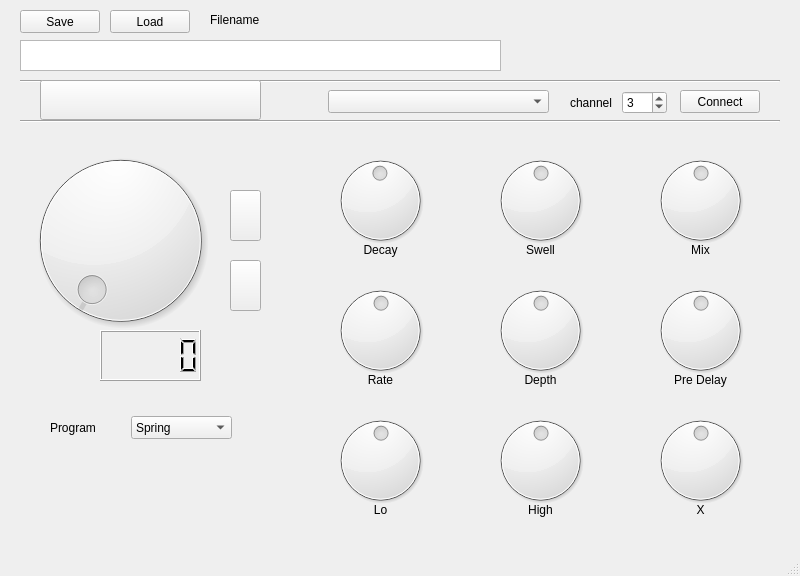
<?xml version="1.0" encoding="UTF-8"?>
<ui version="4.0">
 <class>MainWindow</class>
 <widget class="QMainWindow" name="MainWindow">
  <property name="geometry">
   <rect>
    <x>0</x>
    <y>0</y>
    <width>800</width>
    <height>576</height>
   </rect>
  </property>
  <property name="windowTitle">
   <string>Mako R1 - MidiControl</string>
  </property>
  <property name="toolButtonStyle">
   <enum>Qt::ToolButtonTextUnderIcon</enum>
  </property>
  <widget class="QWidget" name="centralwidget">
   <widget class="QPushButton" name="openMidiPortButton">
    <property name="geometry">
     <rect>
      <x>680</x>
      <y>90</y>
      <width>80</width>
      <height>23</height>
     </rect>
    </property>
    <property name="text">
     <string>Connect</string>
    </property>
   </widget>
   <widget class="QWidget" name="layoutWidget">
    <property name="geometry">
     <rect>
      <x>570</x>
      <y>90</y>
      <width>97</width>
      <height>25</height>
     </rect>
    </property>
    <layout class="QHBoxLayout" name="horizontalLayout">
     <item>
      <widget class="QLabel" name="label">
       <property name="text">
        <string>channel</string>
       </property>
      </widget>
     </item>
     <item>
      <widget class="QSpinBox" name="midiChannelSpinBox">
       <property name="maximum">
        <number>15</number>
       </property>
       <property name="value">
        <number>3</number>
       </property>
      </widget>
     </item>
    </layout>
   </widget>
   <widget class="QPlainTextEdit" name="descriptionText">
    <property name="geometry">
     <rect>
      <x>20</x>
      <y>40</y>
      <width>481</width>
      <height>31</height>
     </rect>
    </property>
   </widget>
   <widget class="Line" name="line">
    <property name="geometry">
     <rect>
      <x>20</x>
      <y>80</y>
      <width>760</width>
      <height>3</height>
     </rect>
    </property>
    <property name="orientation">
     <enum>Qt::Horizontal</enum>
    </property>
   </widget>
   <widget class="QPushButton" name="saveButton">
    <property name="geometry">
     <rect>
      <x>20</x>
      <y>10</y>
      <width>80</width>
      <height>23</height>
     </rect>
    </property>
    <property name="text">
     <string>Save</string>
    </property>
   </widget>
   <widget class="QPushButton" name="loadButton">
    <property name="geometry">
     <rect>
      <x>110</x>
      <y>10</y>
      <width>80</width>
      <height>23</height>
     </rect>
    </property>
    <property name="text">
     <string>Load</string>
    </property>
   </widget>
   <widget class="QLabel" name="fileNameLabel">
    <property name="geometry">
     <rect>
      <x>210</x>
      <y>12</y>
      <width>561</width>
      <height>16</height>
     </rect>
    </property>
    <property name="text">
     <string>Filename</string>
    </property>
   </widget>
   <widget class="Line" name="line_2">
    <property name="geometry">
     <rect>
      <x>20</x>
      <y>120</y>
      <width>760</width>
      <height>3</height>
     </rect>
    </property>
    <property name="orientation">
     <enum>Qt::Horizontal</enum>
    </property>
   </widget>
   <widget class="QComboBox" name="ProgramcomboBox">
    <property name="geometry">
     <rect>
      <x>131</x>
      <y>416</y>
      <width>101</width>
      <height>23</height>
     </rect>
    </property>
    <item>
     <property name="text">
      <string>Spring</string>
     </property>
    </item>
    <item>
     <property name="text">
      <string>Hall</string>
     </property>
    </item>
    <item>
     <property name="text">
      <string>Plate</string>
     </property>
    </item>
    <item>
     <property name="text">
      <string>BFR</string>
     </property>
    </item>
    <item>
     <property name="text">
      <string>RFRCT</string>
     </property>
    </item>
    <item>
     <property name="text">
      <string>Air</string>
     </property>
    </item>
   </widget>
   <widget class="QLabel" name="label_2">
    <property name="geometry">
     <rect>
      <x>50</x>
      <y>420</y>
      <width>71</width>
      <height>16</height>
     </rect>
    </property>
    <property name="text">
     <string>Program</string>
    </property>
   </widget>
   <widget class="QPushButton" name="presetToggleButton">
    <property name="geometry">
     <rect>
      <x>40</x>
      <y>80</y>
      <width>221</width>
      <height>40</height>
     </rect>
    </property>
    <property name="palette">
     <palette>
      <active>
       <colorrole role="Button">
        <brush brushstyle="SolidPattern">
         <color alpha="255">
          <red>224</red>
          <green>27</green>
          <blue>36</blue>
         </color>
        </brush>
       </colorrole>
       <colorrole role="LinkVisited">
        <brush brushstyle="SolidPattern">
         <color alpha="255">
          <red>224</red>
          <green>27</green>
          <blue>36</blue>
         </color>
        </brush>
       </colorrole>
      </active>
      <inactive>
       <colorrole role="Button">
        <brush brushstyle="SolidPattern">
         <color alpha="255">
          <red>239</red>
          <green>239</green>
          <blue>239</blue>
         </color>
        </brush>
       </colorrole>
       <colorrole role="LinkVisited">
        <brush brushstyle="SolidPattern">
         <color alpha="255">
          <red>255</red>
          <green>0</green>
          <blue>255</blue>
         </color>
        </brush>
       </colorrole>
      </inactive>
      <disabled>
       <colorrole role="Button">
        <brush brushstyle="SolidPattern">
         <color alpha="255">
          <red>153</red>
          <green>193</green>
          <blue>241</blue>
         </color>
        </brush>
       </colorrole>
       <colorrole role="LinkVisited">
        <brush brushstyle="SolidPattern">
         <color alpha="255">
          <red>255</red>
          <green>0</green>
          <blue>255</blue>
         </color>
        </brush>
       </colorrole>
      </disabled>
     </palette>
    </property>
    <property name="text">
     <string/>
    </property>
    <property name="checkable">
     <bool>true</bool>
    </property>
   </widget>
   <widget class="QDial" name="presetDial">
    <property name="geometry">
     <rect>
      <x>-10</x>
      <y>140</y>
      <width>261</width>
      <height>201</height>
     </rect>
    </property>
    <property name="maximum">
     <number>127</number>
    </property>
   </widget>
   <widget class="QLCDNumber" name="presetlcd">
    <property name="geometry">
     <rect>
      <x>100</x>
      <y>330</y>
      <width>101</width>
      <height>51</height>
     </rect>
    </property>
   </widget>
   <widget class="QDial" name="decayDial">
    <property name="geometry">
     <rect>
      <x>320</x>
      <y>150</y>
      <width>121</width>
      <height>101</height>
     </rect>
    </property>
    <property name="layoutDirection">
     <enum>Qt::LeftToRight</enum>
    </property>
    <property name="maximum">
     <number>127</number>
    </property>
    <property name="value">
     <number>64</number>
    </property>
    <property name="invertedAppearance">
     <bool>true</bool>
    </property>
    <property name="invertedControls">
     <bool>true</bool>
    </property>
   </widget>
   <widget class="QDial" name="swellDial">
    <property name="geometry">
     <rect>
      <x>480</x>
      <y>150</y>
      <width>121</width>
      <height>101</height>
     </rect>
    </property>
    <property name="maximum">
     <number>127</number>
    </property>
    <property name="value">
     <number>64</number>
    </property>
   </widget>
   <widget class="QDial" name="mixDial">
    <property name="geometry">
     <rect>
      <x>640</x>
      <y>150</y>
      <width>121</width>
      <height>101</height>
     </rect>
    </property>
    <property name="minimum">
     <number>0</number>
    </property>
    <property name="maximum">
     <number>127</number>
    </property>
    <property name="value">
     <number>64</number>
    </property>
   </widget>
   <widget class="QDial" name="preDelayDial">
    <property name="geometry">
     <rect>
      <x>640</x>
      <y>280</y>
      <width>121</width>
      <height>101</height>
     </rect>
    </property>
    <property name="maximum">
     <number>127</number>
    </property>
    <property name="value">
     <number>64</number>
    </property>
   </widget>
   <widget class="QDial" name="depthDial">
    <property name="geometry">
     <rect>
      <x>480</x>
      <y>280</y>
      <width>121</width>
      <height>101</height>
     </rect>
    </property>
    <property name="maximum">
     <number>127</number>
    </property>
    <property name="value">
     <number>64</number>
    </property>
   </widget>
   <widget class="QDial" name="rateDial">
    <property name="geometry">
     <rect>
      <x>320</x>
      <y>280</y>
      <width>121</width>
      <height>101</height>
     </rect>
    </property>
    <property name="maximum">
     <number>127</number>
    </property>
    <property name="value">
     <number>64</number>
    </property>
   </widget>
   <widget class="QDial" name="highDial">
    <property name="geometry">
     <rect>
      <x>480</x>
      <y>410</y>
      <width>121</width>
      <height>101</height>
     </rect>
    </property>
    <property name="maximum">
     <number>127</number>
    </property>
    <property name="value">
     <number>64</number>
    </property>
   </widget>
   <widget class="QLabel" name="label_3">
    <property name="geometry">
     <rect>
      <x>340</x>
      <y>240</y>
      <width>81</width>
      <height>20</height>
     </rect>
    </property>
    <property name="text">
     <string>Decay</string>
    </property>
    <property name="alignment">
     <set>Qt::AlignCenter</set>
    </property>
   </widget>
   <widget class="QLabel" name="label_4">
    <property name="geometry">
     <rect>
      <x>500</x>
      <y>240</y>
      <width>81</width>
      <height>20</height>
     </rect>
    </property>
    <property name="text">
     <string>Swell</string>
    </property>
    <property name="alignment">
     <set>Qt::AlignCenter</set>
    </property>
   </widget>
   <widget class="QLabel" name="label_5">
    <property name="geometry">
     <rect>
      <x>660</x>
      <y>240</y>
      <width>81</width>
      <height>20</height>
     </rect>
    </property>
    <property name="text">
     <string>Mix</string>
    </property>
    <property name="alignment">
     <set>Qt::AlignCenter</set>
    </property>
   </widget>
   <widget class="QLabel" name="label_6">
    <property name="geometry">
     <rect>
      <x>340</x>
      <y>370</y>
      <width>81</width>
      <height>20</height>
     </rect>
    </property>
    <property name="text">
     <string>Rate</string>
    </property>
    <property name="alignment">
     <set>Qt::AlignCenter</set>
    </property>
   </widget>
   <widget class="QLabel" name="label_7">
    <property name="geometry">
     <rect>
      <x>500</x>
      <y>370</y>
      <width>81</width>
      <height>20</height>
     </rect>
    </property>
    <property name="text">
     <string>Depth</string>
    </property>
    <property name="alignment">
     <set>Qt::AlignCenter</set>
    </property>
   </widget>
   <widget class="QLabel" name="label_8">
    <property name="geometry">
     <rect>
      <x>660</x>
      <y>370</y>
      <width>81</width>
      <height>20</height>
     </rect>
    </property>
    <property name="text">
     <string>Pre Delay</string>
    </property>
    <property name="alignment">
     <set>Qt::AlignCenter</set>
    </property>
   </widget>
   <widget class="QLabel" name="label_9">
    <property name="geometry">
     <rect>
      <x>500</x>
      <y>500</y>
      <width>81</width>
      <height>20</height>
     </rect>
    </property>
    <property name="text">
     <string>High</string>
    </property>
    <property name="alignment">
     <set>Qt::AlignCenter</set>
    </property>
   </widget>
   <widget class="QComboBox" name="midiDevicecomboBox">
    <property name="geometry">
     <rect>
      <x>328</x>
      <y>90</y>
      <width>221</width>
      <height>23</height>
     </rect>
    </property>
   </widget>
   <widget class="QPushButton" name="presetUpButton">
    <property name="geometry">
     <rect>
      <x>230</x>
      <y>190</y>
      <width>31</width>
      <height>51</height>
     </rect>
    </property>
    <property name="text">
     <string/>
    </property>
    <property name="icon">
     <iconset theme="go-up">
      <normaloff>.</normaloff>.</iconset>
    </property>
   </widget>
   <widget class="QPushButton" name="presetDownButton">
    <property name="geometry">
     <rect>
      <x>230</x>
      <y>260</y>
      <width>31</width>
      <height>51</height>
     </rect>
    </property>
    <property name="layoutDirection">
     <enum>Qt::LeftToRight</enum>
    </property>
    <property name="text">
     <string/>
    </property>
    <property name="icon">
     <iconset theme="go-down">
      <normaloff>.</normaloff>.</iconset>
    </property>
   </widget>
   <widget class="QDial" name="loDial">
    <property name="geometry">
     <rect>
      <x>320</x>
      <y>410</y>
      <width>121</width>
      <height>101</height>
     </rect>
    </property>
    <property name="maximum">
     <number>127</number>
    </property>
    <property name="value">
     <number>64</number>
    </property>
   </widget>
   <widget class="QLabel" name="label_11">
    <property name="geometry">
     <rect>
      <x>340</x>
      <y>500</y>
      <width>81</width>
      <height>20</height>
     </rect>
    </property>
    <property name="text">
     <string>Lo</string>
    </property>
    <property name="alignment">
     <set>Qt::AlignCenter</set>
    </property>
   </widget>
   <widget class="QLabel" name="label_12">
    <property name="geometry">
     <rect>
      <x>660</x>
      <y>500</y>
      <width>81</width>
      <height>20</height>
     </rect>
    </property>
    <property name="text">
     <string>X</string>
    </property>
    <property name="alignment">
     <set>Qt::AlignCenter</set>
    </property>
   </widget>
   <widget class="QDial" name="xDial">
    <property name="geometry">
     <rect>
      <x>640</x>
      <y>410</y>
      <width>121</width>
      <height>101</height>
     </rect>
    </property>
    <property name="maximum">
     <number>127</number>
    </property>
    <property name="value">
     <number>64</number>
    </property>
   </widget>
  </widget>
  <widget class="QMenuBar" name="menubar">
   <property name="geometry">
    <rect>
     <x>0</x>
     <y>0</y>
     <width>800</width>
     <height>20</height>
    </rect>
   </property>
  </widget>
  <widget class="QStatusBar" name="statusbar"/>
 </widget>
 <resources/>
 <connections/>
</ui>
